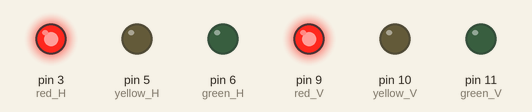
Simulated run of this sketch. Board: Arduino Uno, built with avr-gcc and run on an emulated ATmega328P. Parts: output pins drawn as LEDs (lit = HIGH).

Above: at 0.5 s.
At 2.5 s:
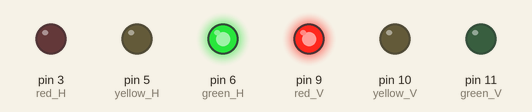
At 4.5 s:
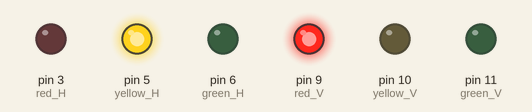
At 7.5 s:
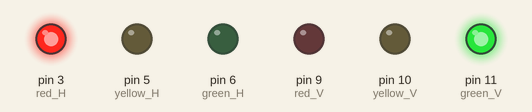
At 9.5 s:
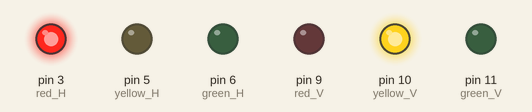
At 10.5 s:
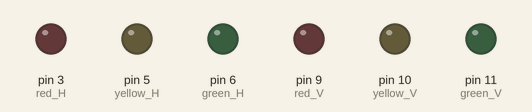
Timing chart, 0 to 14.3 s (numbered marks = the images above):
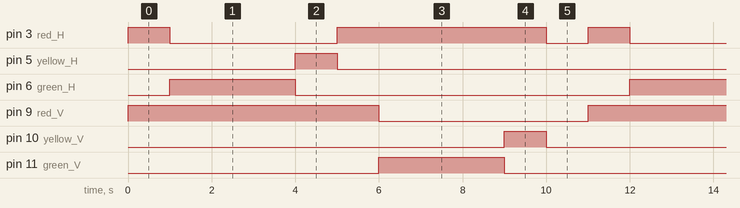

The sketch:

duplo-semaforo.ino
```cpp
int LIGHT_TIMER = 4000;

int red_H = 3;
int yellow_H = 5;
int green_H = 6;

int red_V = 9;
int yellow_V = 10;
int green_V = 11;

int button = 13;
int buttonState = 0;

uint8_t button_prev;

void setup() {
  pinMode(green_H, OUTPUT);
  pinMode(yellow_H, OUTPUT);
  pinMode(red_H, OUTPUT);

  pinMode(green_V, OUTPUT);
  pinMode(yellow_V, OUTPUT);
  pinMode(red_V, OUTPUT);

  pinMode(button, INPUT);
}

void loop() {
  lights(LIGHT_TIMER);

  delay(1000);

}

/* V - V
 * G - V
 * A - V
 * V - V
 * V - G
 * V - A
 * V - V
*/

void lights(int timer) {
  // inicio V - V
  digitalWrite(red_H, HIGH);
  digitalWrite(red_V, HIGH);
  delay(1000);

  // G - V
  digitalWrite(red_H, LOW);
  digitalWrite(green_H, HIGH);
  delay(LIGHT_TIMER - 1000);

  // A - V
  digitalWrite(green_H, LOW);
  digitalWrite(yellow_H, HIGH);
  delay(LIGHT_TIMER - 3000);

  // V - V
  digitalWrite(yellow_H, LOW);
  digitalWrite(red_H, HIGH);
  delay(1000);

  // V - G
  digitalWrite(red_V, LOW);
  digitalWrite(green_V, HIGH);
  delay(LIGHT_TIMER - 1000);

  // V - A
  digitalWrite(green_V, LOW);
  digitalWrite(yellow_V, HIGH);
  delay(LIGHT_TIMER - 3000);
  digitalWrite(yellow_V, LOW);

  // V - V
  changeRed();
  digitalWrite(red_H, LOW);
  digitalWrite(red_V, LOW);
}

void changeRed() {
  digitalWrite(green_H, LOW);
  digitalWrite(green_V, LOW);

  digitalWrite(yellow_H, LOW);
  digitalWrite(yellow_V, LOW);

  digitalWrite(red_H, HIGH);
  digitalWrite(red_V, HIGH);
}

void buttonRed() {
  changeRed();
  delay(5000);

}
```

Measured:
- by itself, pin 3 (red_H): repeats every 11.0 s: LOW 4.0 s, HIGH 5.0 s, LOW 1.0 s, HIGH 1.0 s
- by itself, pin 5 (yellow_H), pin 10 (yellow_V): alternates HIGH for 1.0 s and LOW for 10.0 s
- by itself, pin 6 (green_H), pin 11 (green_V): alternates HIGH for 3.0 s and LOW for 8.0 s
- by itself, pin 9 (red_V): alternates HIGH for 6.0 s and LOW for 5.0 s
